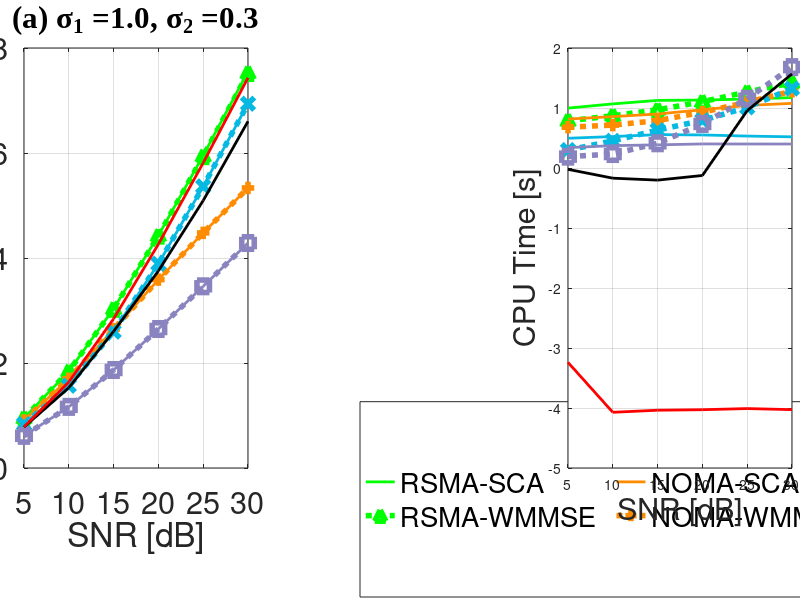

Reproduce this figure in MATLAB. (Note: this script raises an error after producing the figure.)
clear all;
clc;

load('./zero_point_three_data/gpi_method.mat', 'Sigma', 'gpi_method_mmf_rate_list', 'gpi_method_time_list', 'snrdB_list');
load('./zero_point_three_data/low_complexity.mat', 'low_complexity_mmf_rate_list', 'low_complexity_time_list');
load('./zero_point_three_data/multicast_sca.mat', 'multicast_sca_mmf_rate_list', 'multicast_sca_time_list');
load('./zero_point_three_data/multicast_wmmse.mat', 'multicast_wmmse_mmf_rate_list', 'multicast_wmmse_time_list');
load('./zero_point_three_data/noma_sca.mat', 'noma_sca_mmf_rate_list', 'noma_sca_time_list');
load('./zero_point_three_data/noma_wmmse.mat', 'noma_wmmse_mmf_rate_list', 'noma_wmmse_time_list');
load('./zero_point_three_data/rsma_sca.mat', 'rsma_sca_mmf_rate_list', 'rsma_sca_time_list');
load('./zero_point_three_data/rsma_wmmse.mat', 'rsma_wmmse_mmf_rate_list', 'rsma_wmmse_time_list');
load('./zero_point_three_data/sdma_sca.mat', 'sdma_sca_mmf_rate_list', 'sdma_sca_time_list');
load('./zero_point_three_data/sdma_wmmse.mat', 'sdma_wmmse_mmf_rate_list', 'sdma_wmmse_time_list');

figure;
set(gcf, 'Position', [100 100 2400, 800]);
subplot('Position', [0.03, 0.22, 0.28, 0.7]);
hold on;
plot(snrdB_list, rsma_sca_mmf_rate_list, ...
    'Color', 'green', ...
    'LineStyle', '-', ...
    'Marker', "none", ...
    'DisplayName', 'RSMA-SCA', ...
    'LineWidth', 2, ...
    'MarkerSize', 7);
plot(snrdB_list, rsma_wmmse_mmf_rate_list, ...
    'Color', 'green', ...
    'LineStyle', ':', ...
    'Marker', '^', ...
    'DisplayName', 'RSMA-WMMSE', ...
    'LineWidth', 4, ...
    'MarkerSize', 9);
plot(snrdB_list, noma_sca_mmf_rate_list, ...
    'Color', '#FF8C00', ...
    'LineStyle', '-', ...
    'Marker', "none", ...
    'DisplayName', 'NOMA-SCA', ...
    'LineWidth', 2, ...
    'MarkerSize', 7);
plot(snrdB_list, noma_wmmse_mmf_rate_list, ...
    'Color', '#FF8C00', ...
    'LineStyle', ':', ...
    'Marker', '+', ...
    'DisplayName', 'NOMA-WMMSE', ...
    'LineWidth', 4, ...
    'MarkerSize', 9);
plot(snrdB_list, sdma_sca_mmf_rate_list, ...
    'Color', '#05B9E2', ...
    'LineStyle', '-', ...
    'Marker', "none", ...
    'DisplayName', 'SDMA-SCA', ...
    'LineWidth', 2, ...
    'MarkerSize', 7);
plot(snrdB_list, sdma_wmmse_mmf_rate_list, ...
    'Color', '#05B9E2', ...
    'LineStyle', ':', ...
    'Marker', 'x', ...
    'DisplayName', 'SDMA-WMMSE', ...
    'LineWidth', 4, ...
    'MarkerSize', 9);
plot(snrdB_list, multicast_sca_mmf_rate_list, ...
    'Color', '#8983BF', ...
    'LineStyle', '-', ...
    'Marker', "none", ...
    'DisplayName', 'Multicast-SCA', ...
    'LineWidth', 2, ...
    'MarkerSize', 7);
plot(snrdB_list, multicast_wmmse_mmf_rate_list, ...
    'Color', '#8983BF', ...
    'LineStyle', ':', ...
    'Marker', 'square', ...
    'DisplayName', 'Multicast-WMMSE', ...
    'LineWidth', 4, ...
    'MarkerSize', 9);
plot(snrdB_list, gpi_method_mmf_rate_list, ...
    'Color', 'black', ...
    'LineStyle', '-', ...
    'Marker', "none", ...
    'DisplayName', 'RSMA-GPI', ...
    'LineWidth', 2, ...
    'MarkerSize', 7);
plot(snrdB_list, low_complexity_mmf_rate_list, ...
    'Color', 'red', ...
    'LineStyle', '-', ...
    'Marker', "none", ...
    'DisplayName', 'Proposed Low Complexity Algorithm', ...
    'LineWidth', 2, ...
    'MarkerSize', 7);
xlabel('SNR [dB]', 'FontSize', 22);
ylabel('MMF Rate [bit/s/Hz]', 'FontSize', 22);
legend('FontSize', 22);
set(legend, 'Position', [0.45, 0.005, 0.1, 0.1], 'NumColumns', 6);
grid on;
box on;
set(gca, 'FontSize', 22);
title(strcat('(a){ }', '\sigma_1 = ', sprintf('%.1f,', Sigma(1)), '{ }', '\sigma_2 = ', sprintf('%.1f', Sigma(2))), 'FontName', 'Times New Roman', 'FontSize', 22);

subplot('Position', [0.71, 0.22, 0.28, 0.7]);
hold on;
plot(snrdB_list, log10(rsma_sca_time_list), ...
    'Color', 'green', ...
    'LineStyle', '-', ...
    'Marker', "none", ...
    'DisplayName', 'RSMA-SCA', ...
    'LineWidth', 2, ...
    'MarkerSize', 7);
plot(snrdB_list, log10(rsma_wmmse_time_list), ...
    'Color', 'green', ...
    'LineStyle', ':', ...
    'Marker', '^', ...
    'DisplayName', 'RSMA-WMMSE', ...
    'LineWidth', 4, ...
    'MarkerSize', 9);
plot(snrdB_list, log10(noma_sca_time_list), ...
    'Color', '#FF8C00', ...
    'LineStyle', '-', ...
    'Marker', "none", ...
    'DisplayName', 'NOMA-SCA', ...
    'LineWidth', 2, ...
    'MarkerSize', 7);
plot(snrdB_list, log10(noma_wmmse_time_list), ...
    'Color', '#FF8C00', ...
    'LineStyle', ':', ...
    'Marker', '+', ...
    'DisplayName', 'NOMA-WMMSE', ...
    'LineWidth', 4, ...
    'MarkerSize', 9);
plot(snrdB_list, log10(sdma_sca_time_list), ...
    'Color', '#05B9E2', ...
    'LineStyle', '-', ...
    'Marker', "none", ...
    'DisplayName', 'SDMA-SCA', ...
    'LineWidth', 2, ...
    'MarkerSize', 7);
plot(snrdB_list, log10(sdma_wmmse_time_list), ...
    'Color', '#05B9E2', ...
    'LineStyle', ':', ...
    'Marker', 'x', ...
    'DisplayName', 'SDMA-WMMSE', ...
    'LineWidth', 4, ...
    'MarkerSize', 9);
plot(snrdB_list, log10(multicast_sca_time_list), ...
    'Color', '#8983BF', ...
    'LineStyle', '-', ...
    'Marker', "none", ...
    'DisplayName', 'Multicast-SCA', ...
    'LineWidth', 2, ...
    'MarkerSize', 7);
plot(snrdB_list, log10(multicast_wmmse_time_list), ...
    'Color', '#8983BF', ...
    'LineStyle', ':', ...
    'Marker', 'square', ...
    'DisplayName', 'Multicast-WMMSE', ...
    'LineWidth', 4, ...
    'MarkerSize', 9);
plot(snrdB_list, log10(gpi_method_time_list), ...
    'Color', 'black', ...
    'LineStyle', '-', ...
    'Marker', "none", ...
    'DisplayName', 'GPI-MMF-RS', ...
    'LineWidth', 2, ...
    'MarkerSize', 7);
plot(snrdB_list, log10(low_complexity_time_list), ...
    'Color', 'red', ...
    'LineStyle', '-', ...
    'Marker', "none", ...
    'DisplayName', 'Proposed Low Complexity Algorithm', ...
    'LineWidth', 2, ...
    'MarkerSize', 7);
xlabel('SNR [dB]', 'FontSize', 22);
ylabel('CPU Time [s]', 'FontSize', 22);
%legend('FontSize', 13);
%set(legend, 'Location', 'SouthOutside', 'NumColumns', 6);
grid on;
box on;
ax = gca();
YTickLabel = {};
for item = ax.YTick
    str = sprintf('10^{%d}', item);
    YTickLabel = [YTickLabel, str];
end
ax.YTickLabel = YTickLabel;
ax.XTick = snrdB_list;
set(gca, 'FontSize', 22);
title(strcat('(c){ }', '\sigma_1 = ', sprintf('%.1f, ', Sigma(1)), '{ }', '\sigma_2 = ', sprintf('%.1f', Sigma(2))), 'FontName', 'Times New Roman', 'FontSize', 22);

clear *list Sigma;

load('./one_and_one_data/gpi_method.mat', 'K', 'Nt', 'Sigma', 'channel_num', 'gpi_method_mmf_rate_list', 'gpi_method_time_list', 'snrdB_list');
load('./one_and_one_data/low_complexity.mat', 'low_complexity_mmf_rate_list', 'low_complexity_time_list');
load('./one_and_one_data/multicast_sca.mat', 'multicast_sca_mmf_rate_list', 'multicast_sca_time_list');
load('./one_and_one_data/multicast_wmmse.mat', 'multicast_wmmse_mmf_rate_list', 'multicast_wmmse_time_list');
load('./one_and_one_data/noma_sca.mat', 'noma_sca_mmf_rate_list', 'noma_sca_time_list');
load('./one_and_one_data/noma_wmmse.mat', 'noma_wmmse_mmf_rate_list', 'noma_wmmse_time_list');
load('./one_and_one_data/rsma_sca.mat', 'rsma_sca_mmf_rate_list', 'rsma_sca_time_list');
load('./one_and_one_data/rsma_wmmse.mat', 'rsma_wmmse_mmf_rate_list', 'rsma_wmmse_time_list');
load('./one_and_one_data/sdma_sca.mat', 'sdma_sca_mmf_rate_list', 'sdma_sca_time_list');
load('./one_and_one_data/sdma_wmmse.mat', 'sdma_wmmse_mmf_rate_list', 'sdma_wmmse_time_list');

subplot('Position', [0.36, 0.22, 0.28, 0.7]);
hold on;
plot(snrdB_list, rsma_sca_mmf_rate_list, ...
    'Color', 'green', ...
    'LineStyle', '-', ...
    'Marker', "none", ...
    'DisplayName', 'RSMA-SCA', ...
    'LineWidth', 2, ...
    'MarkerSize', 7);
plot(snrdB_list, rsma_wmmse_mmf_rate_list, ...
    'Color', 'green', ...
    'LineStyle', ':', ...
    'Marker', '^', ...
    'DisplayName', 'RSMA-WMMSE', ...
    'LineWidth', 4, ...
    'MarkerSize', 9);
plot(snrdB_list, noma_sca_mmf_rate_list, ...
    'Color', '#FF8C00', ...
    'LineStyle', '-', ...
    'Marker', "none", ...
    'DisplayName', 'NOMA-SCA', ...
    'LineWidth', 2, ...
    'MarkerSize', 7);
plot(snrdB_list, noma_wmmse_mmf_rate_list, ...
    'Color', '#FF8C00', ...
    'LineStyle', ':', ...
    'Marker', '+', ...
    'DisplayName', 'NOMA-WMMSE', ...
    'LineWidth', 4, ...
    'MarkerSize', 9);
plot(snrdB_list, sdma_sca_mmf_rate_list, ...
    'Color', '#05B9E2', ...
    'LineStyle', '-', ...
    'Marker', "none", ...
    'DisplayName', 'SDMA-SCA', ...
    'LineWidth', 2, ...
    'MarkerSize', 7);
plot(snrdB_list, sdma_wmmse_mmf_rate_list, ...
    'Color', '#05B9E2', ...
    'LineStyle', ':', ...
    'Marker', 'x', ...
    'DisplayName', 'SDMA-WMMSE', ...
    'LineWidth', 4, ...
    'MarkerSize', 9);
plot(snrdB_list, multicast_sca_mmf_rate_list, ...
    'Color', '#8983BF', ...
    'LineStyle', '-', ...
    'Marker', "none", ...
    'DisplayName', 'Multicast-SCA', ...
    'LineWidth', 2, ...
    'MarkerSize', 7);
plot(snrdB_list, multicast_wmmse_mmf_rate_list, ...
    'Color', '#8983BF', ...
    'LineStyle', ':', ...
    'Marker', 'square', ...
    'DisplayName', 'Multicast-WMMSE', ...
    'LineWidth', 4, ...
    'MarkerSize', 9);
plot(snrdB_list, gpi_method_mmf_rate_list, ...
    'Color', 'black', ...
    'LineStyle', '-', ...
    'Marker', "none", ...
    'DisplayName', 'RSMA-GPI', ...
    'LineWidth', 2, ...
    'MarkerSize', 7);
plot(snrdB_list, low_complexity_mmf_rate_list, ...
    'Color', 'red', ...
    'LineStyle', '-', ...
    'Marker', "none", ...
    'DisplayName', 'Proposed Low Complexity Algorithm', ...
    'LineWidth', 2, ...
    'MarkerSize', 7);
xlabel('SNR [dB]', 'FontSize', 22);
ylabel('MMF Rate [bit/s/Hz]', 'FontSize', 22);
grid on;
box on;
set(gca, 'FontSize', 22);
title(strcat('(b){ }', '\sigma_1 = ', sprintf('%.1f, ', Sigma(1)), '{ }', '\sigma_2 = ', sprintf('%.1f', Sigma(2))), 'FontName', 'Times New Roman', 'FontSize', 22);
